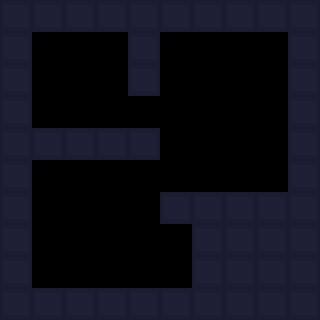

A level layout from a 2D game, rendered from its tile map. Below: a short description, then the map file with its tile-grid data intact:
An orthogonal 10x10 tile map with 32x32 px tiles, 1 tile layer (Tile Layer 1) and 4 objects.

<map version="1.2" tiledversion="1.3.5" orientation="orthogonal" renderorder="right-down" width="10" height="10" tilewidth="32" tileheight="32" infinite="0" nextlayerid="3" nextobjectid="6">
 <editorsettings>
  <export target="room_5_4.lua" format="lua" />
 </editorsettings>
 <tileset firstgid="1" source="../allTiles.tsx" />
 <layer id="1" name="Tile Layer 1" width="10" height="10">
  <data encoding="csv">
1,1,1,1,1,1,1,1,1,1,
1,0,0,0,1,0,0,0,0,1,
1,0,0,0,1,0,0,0,0,1,
1,0,0,0,0,0,0,0,0,1,
1,1,1,1,1,0,0,0,0,1,
1,0,0,0,0,0,0,0,0,1,
1,0,0,0,0,1,1,1,1,1,
1,0,0,0,0,0,1,1,1,1,
1,0,0,0,0,0,1,1,1,1,
1,1,1,1,1,1,1,1,1,1
</data>
 </layer>
 <objectgroup id="2" name="Object Layer 1">
  <object id="1" gid="2" x="64" y="128" width="32" height="32" />
  <object id="2" gid="4" x="32" y="288" width="32" height="32" />
  <object id="3" gid="6" x="256" y="192" width="32" height="32" />
  <object id="4" gid="6" x="96" y="288" width="32" height="32" />
 </objectgroup>
</map>
